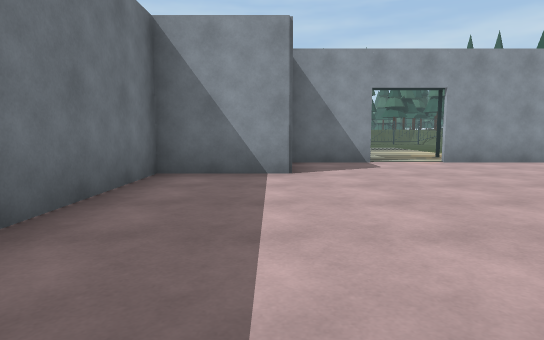
View 1 (above)

19 first-person views from a walk through a 3-D level made in the Unity game engine. The camera is 1.2 m above the floor, tilts 6° down and sees 75° across. The floor is counted in squares, 2 m on a side. Each view is taken from the middle of a square. On the plan, view 1 faces up. The plan holds only what a view shows up to about 10 squares ahead; the rest is blank. The place goes on beyond the plan. The player is left out.

View 2
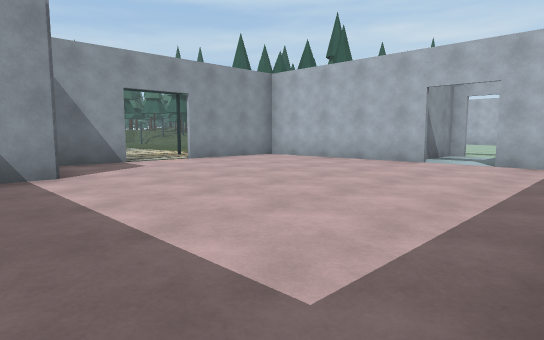

View 3
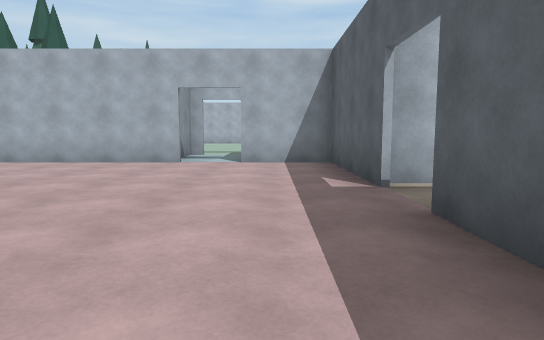

View 4
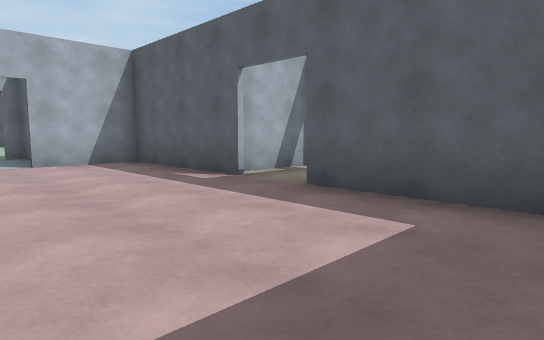

View 5
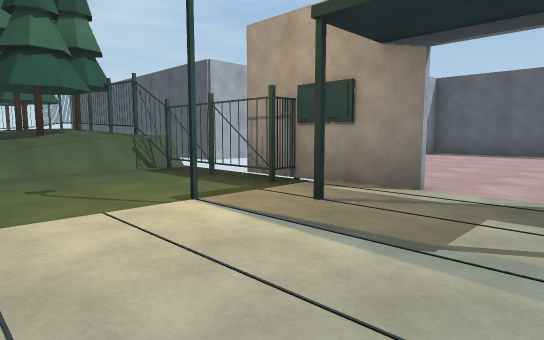

View 6
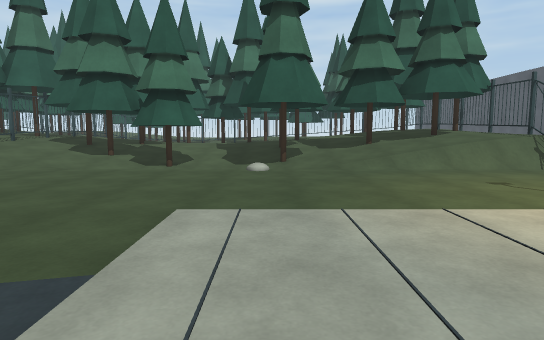

View 7
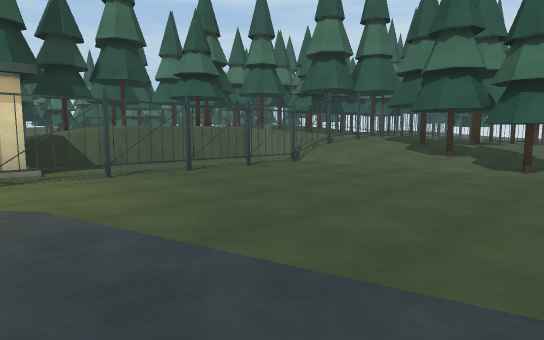

View 8
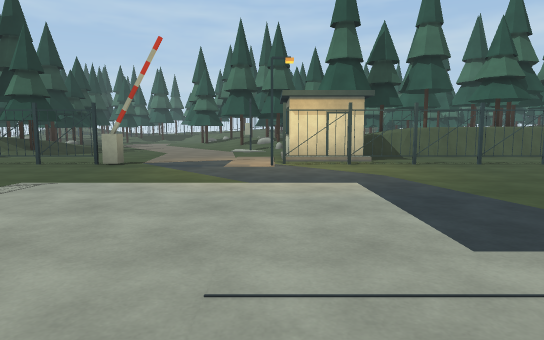

View 9
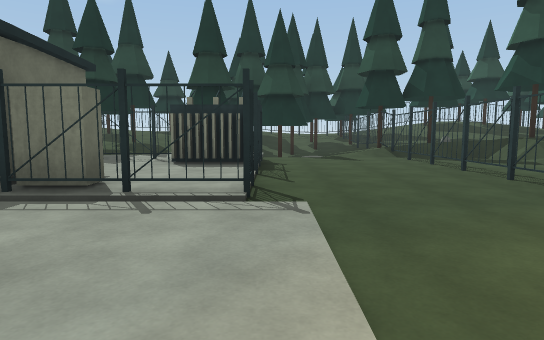

View 10
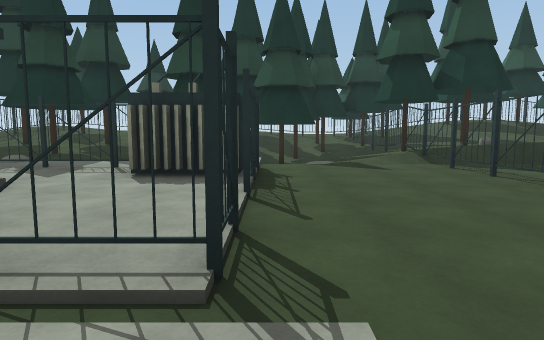

View 11
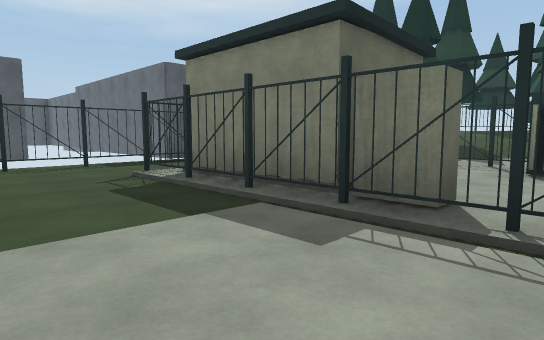

View 12
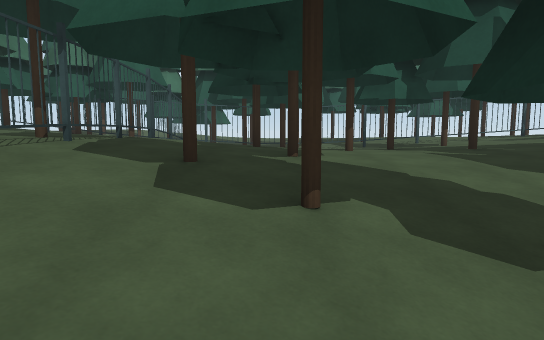

View 13
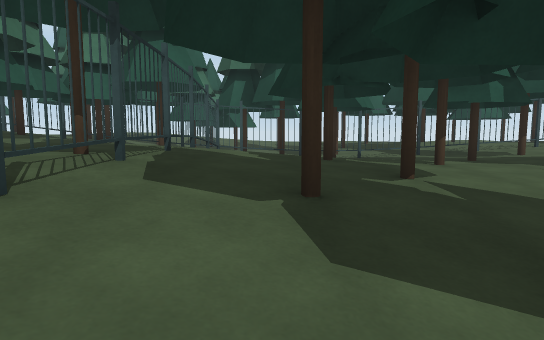

View 14
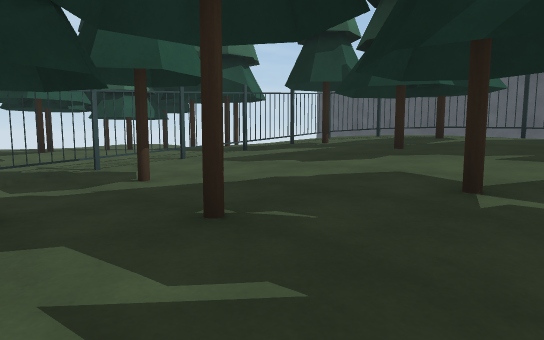

View 15
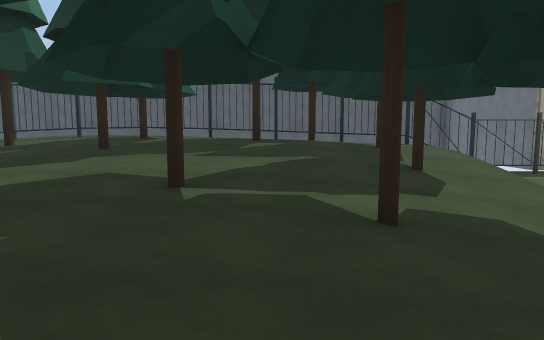

View 16
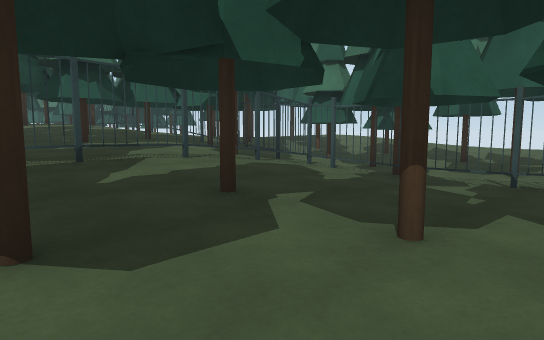

View 17
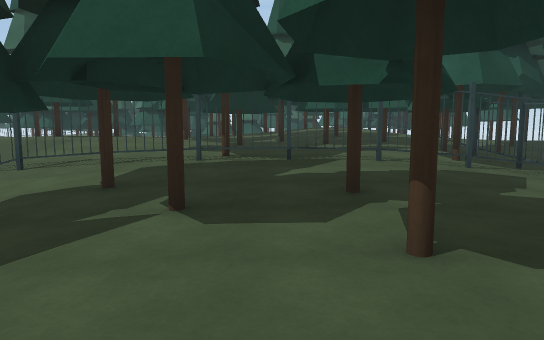

View 18
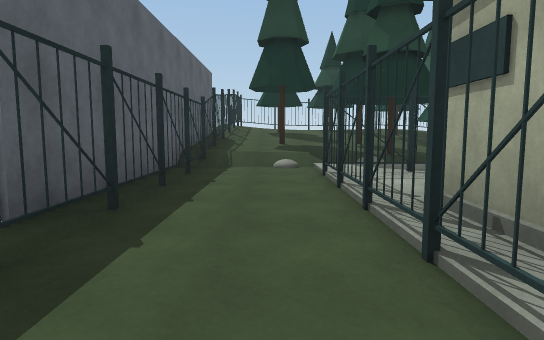

View 19
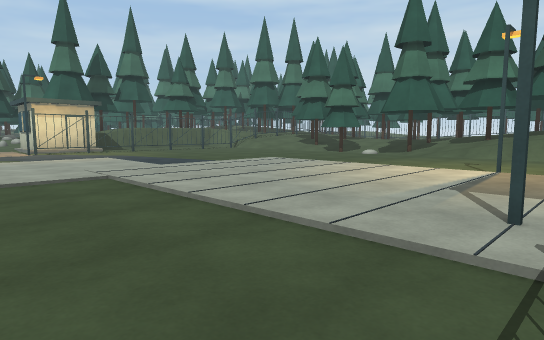

### Floor plan
Key: @ floor where view 1 was taken; # wall or solid block; x gap in a wall; . main floor; : floor 0.25 m higher than the main floor; + floor 0.5 m higher than the main floor; * floor 0.75 m higher than the main floor; % floor 1 m higher than the main floor; & floor 1.25 m higher than the main floor; $ floor 1.5 m higher than the main floor; / step, stairs or slope; = window, fence, low wall or low ledge; T thing the floor can be seen under or through; O other object.
Columns run from 11 left of view 1 to 19 right of it. Each row starts with its distance up from view 1.
 22 O  %/O  .....  O$$$O//&OOOOOOO
 21 /O*..........##=====//O&%&%OO+O
 20 /O/..........#######//%O%%%#O+O
 19 .#/=TTxTTO..#.=====./OOOxOOO/ O
 18 ///.................//#O*O//OO
 17  O .................///#OO+OO
 16  #/..#=.=.........../O//+O++O
 15     #O..#.........../O/+++O+:
 14 O O TO..O........... ///+#++O O
 13 O/..T.OOO..........////O*O*OO*O
 12 //:.T.  O.........../O//O*/*//
 11 O+OOT.  O.........../OO//O//O*O
 10 +++.###O#.........../O///OO/OO
  9 O++.............#.../OO/O#OOO
  8 OO+..=.......O.OO.../OOO$OOOO&
  7 ########   ##..###  ##########
  6        # ###......##
  5        ###........##
  4          #........###
  3          #........#.#
  2          #...........
  1           ........##
  0           .@..##..#
 -1           ###..####
 -2               ##

Positions as (right, up) in squares from view 1, and headings:
1: (0, 0), facing up
2: (-1, 0), facing up-right
3: (-1, 1), facing right
4: (-1, 3), facing down-right
5: (2, 11), facing down-right
6: (2, 13), facing right
7: (2, 14), facing up-right
8: (1, 12), facing up
9: (1, 16), facing left
10: (-1, 16), facing left
11: (0, 15), facing down-left
12: (8, 17), facing right
13: (9, 18), facing right
14: (12, 15), facing down-right
15: (12, 15), facing down
16: (12, 15), facing up-right
17: (13, 14), facing up
18: (-2, 9), facing left
19: (-1, 8), facing up-right
